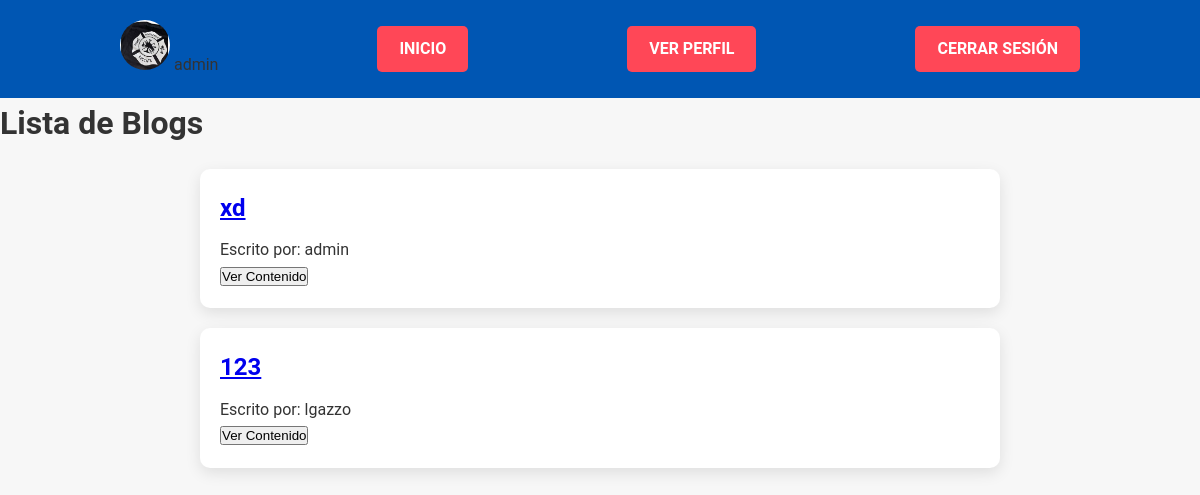
The page /pages/ (signed in) on the database as committed earlier.
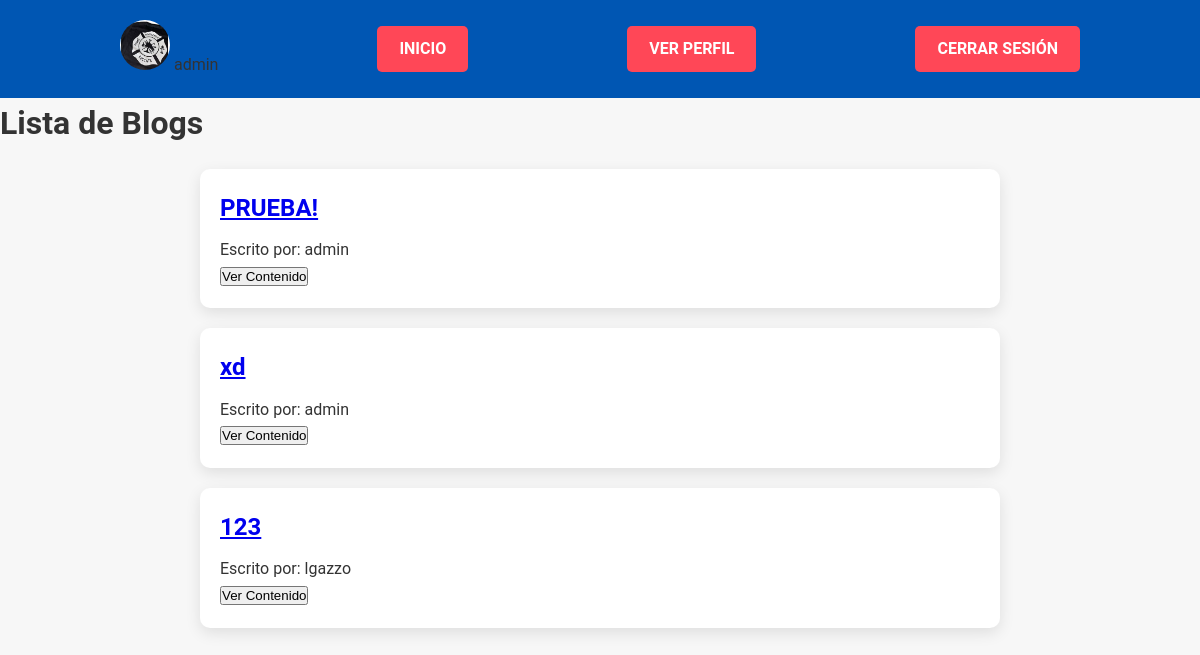
The same page on the database as committed later.
### blog/models.py (models this page shows)
class Blog(models.Model):
    CATEGORY_CHOICES = [
        ('Política', 'Política'),
        ('Tecnología', 'Tecnología'),
        ('Ciencia', 'Ciencia'),
        ('Humor', 'Humor'),
    ]
    title = models.CharField(max_length=200)
    subtitle = models.CharField(max_length=200)
    body = RichTextField()
    author = models.ForeignKey(
        settings.AUTH_USER_MODEL,
        on_delete=models.CASCADE
    )
    date = models.DateTimeField(auto_now_add=True)
    image = models.ImageField(upload_to='blog_images/')
    category = models.CharField(max_length=100, choices=CATEGORY_CHOICES, default='Humor')

### accounts/models.py (models this page shows)
class CustomUser(AbstractUser):
    profile_image = models.ImageField(upload_to='profile_images/', blank=True, null=True)
    description = models.TextField(blank=True, null=True)
    website = models.URLField(blank=True, null=True)

### blog/views.py (the view)
# urls.py: path('', views.blog_list, name='blog_list'),
def blog_list(request):
    blogs = Blog.objects.all().order_by('-date')
    return render(request, 'blog/blog_list.html', {'blogs': blogs})

### blog/templates/blog/blog_list.html (shortened to what this page needs)
{% load static %}
<!DOCTYPE html>
<html>
<head>
    <link rel="stylesheet" href="{% static 'css/style.css' %}">
</head>
<body>
    <header>
        <div class="container">
            {% if user.is_authenticated %}
                <span class="user-info">
                {% if user.profile_image %}
                    <img src="{{ user.profile_image.url }}" alt="Avatar" class="user-avatar">
                {% else %}
                    <img src="{% static '/avatars/default-avatar.png' %}" alt="Avatar" class="user-avatar">
                {% endif %}
                {{ user.username }}
                </span>
                <a href="{% url 'landing' %}" class="header-button">Inicio</a>
                <a href="{% url 'profile' %}" class="header-button">Ver Perfil</a>
                <a href="{% url 'logout' %}" class="header-button">Cerrar Sesión</a>
            {% else %}
                <a href="{% url 'login' %}" class="header-button">Iniciar Sesión</a>
                <a href="{% url 'signup' %}" class="header-button">Registrarse</a>
            {% endif %}
        </div>
    </header>
    <h1>Lista de Blogs</h1>
    <div class="blog-list-container">
        {% for blog in blogs %}
            <div class="blog-preview">
                <h2><a href="{% url 'blog_detail' pk=blog.pk %}">{{ blog.title }}</a></h2>
                <p>Escrito por: {{ blog.author }}</p>
                <button onclick="toggleContent('content-{{ blog.id }}')">Ver Contenido</button>
            </div>
        {% empty %}
            <p>No hay blogs aún.</p>
        {% endfor %}
    </div>
</body>
</html>

Rows that differ between the two databases and show on the page:
added Blog: title "PRUEBA!", author "admin"
